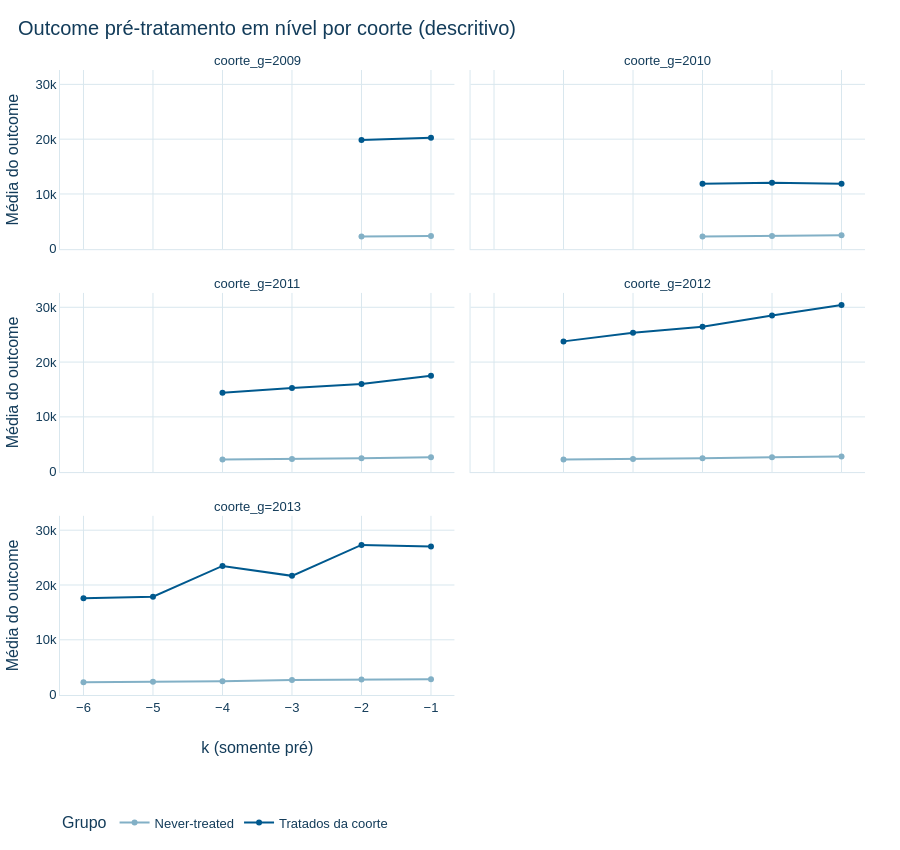
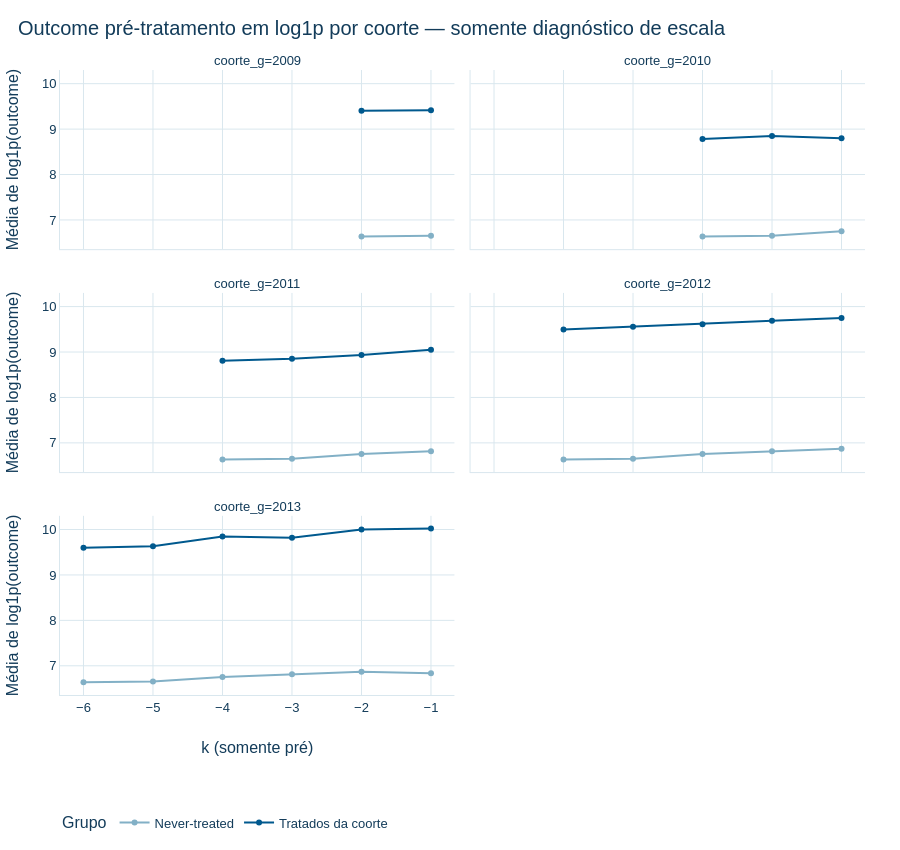

The notebook cell these images were saved under, in order:
### Code cell
plot_pre = resumos_nivel.assign(
    grupo_rotulo=resumos_nivel["grupo"].map(
        {"TRATADOS_COORTE": "Tratados da coorte", "CONTROLES_NEVER_TREATED": "Never-treated"}
    )
)
fig = px.line(
    plot_pre,
    x="tempo_relativo_pre",
    y="media",
    color="grupo_rotulo",
    facet_col="coorte_g",
    facet_col_wrap=2,
    markers=True,
    color_discrete_map={"Tratados da coorte": CORES_IPT["AZUL_PRINCIPAL"], "Never-treated": CORES_IPT["AZUL_CLARO"]},
    labels={"tempo_relativo_pre": "k (somente pré)", "media": "Média do outcome", "grupo_rotulo": "Grupo"},
    title="Outcome pré-tratamento em nível por coorte (descritivo)",
    height=850,
)
salvar_figura(fig, "d17_03_outcome_pre_nivel_coortes")
fig.show()

plot_log = resumos_log.assign(
    grupo_rotulo=resumos_log["grupo"].map(
        {"TRATADOS_COORTE": "Tratados da coorte", "CONTROLES_NEVER_TREATED": "Never-treated"}
    )
)
fig = px.line(
    plot_log,
    x="tempo_relativo_pre",
    y="media",
    color="grupo_rotulo",
    facet_col="coorte_g",
    facet_col_wrap=2,
    markers=True,
    color_discrete_map={"Tratados da coorte": CORES_IPT["AZUL_PRINCIPAL"], "Never-treated": CORES_IPT["AZUL_CLARO"]},
    labels={"tempo_relativo_pre": "k (somente pré)", "media": "Média de log1p(outcome)", "grupo_rotulo": "Grupo"},
    title="Outcome pré-tratamento em log1p por coorte — somente diagnóstico de escala",
    height=850,
)
salvar_figura(fig, "d17_04_outcome_pre_log_coortes")
fig.show()

### Figure 1 — Plotly figure (JSON) as saved in the notebook; plotly's stock layout.template omitted (floating-point values rounded to 4 significant figures)
{"data": [{"hovertemplate": "Grupo=Never-treated<br>coorte_g=2009<br>k (somente pré)=%{x}<br>Média do outcome=%{y}<extra></extra>", "legendgroup": "Never-treated", "line": {"color": "#82B0C6", "dash": "solid"}, "marker": {"symbol": "circle"}, "mode": "lines+markers", "name": "Never-treated", "orientation": "v", "showlegend": true, "type": "scatter", "x": [-2, -1], "xaxis": "x5", "y": [2246.0, 2322.0], "yaxis": "y5"}, {"hovertemplate": "Grupo=Never-treated<br>coorte_g=2010<br>k (somente pré)=%{x}<br>Média do outcome=%{y}<extra></extra>", "legendgroup": "Never-treated", "line": {"color": "#82B0C6", "dash": "solid"}, "marker": {"symbol": "circle"}, "mode": "lines+markers", "name": "Never-treated", "orientation": "v", "showlegend": false, "type": "scatter", "x": [-3, -2, -1], "xaxis": "x6", "y": [2246.0, 2322.0, 2450.0], "yaxis": "y6"}, {"hovertemplate": "Grupo=Never-treated<br>coorte_g=2011<br>k (somente pré)=%{x}<br>Média do outcome=%{y}<extra></extra>", "legendgroup": "Never-treated", "line": {"color": "#82B0C6", "dash": "solid"}, "marker": {"symbol": "circle"}, "mode": "lines+markers", "name": "Never-treated", "orientation": "v", "showlegend": false, "type": "scatter", "x": [-4, -3, -2, -1], "xaxis": "x3", "y": [2246.0, 2322.0, 2450.0, 2642.0], "yaxis": "y3"}, {"hovertemplate": "Grupo=Never-treated<br>coorte_g=2012<br>k (somente pré)=%{x}<br>Média do outcome=%{y}<extra></extra>", "legendgroup": "Never-treated", "line": {"color": "#82B0C6", "dash": "solid"}, "marker": {"symbol": "circle"}, "mode": "lines+markers", "name": "Never-treated", "orientation": "v", "showlegend": false, "type": "scatter", "x": [-5, -4, -3, -2, -1], "xaxis": "x4", "y": [2246.0, 2322.0, 2450.0, 2642.0, 2764.0], "yaxis": "y4"}, {"hovertemplate": "Grupo=Never-treated<br>coorte_g=2013<br>k (somente pré)=%{x}<br>Média do outcome=%{y}<extra></extra>", "legendgroup": "Never-treated", "line": {"color": "#82B0C6", "dash": "solid"}, "marker": {"symbol": "circle"}, "mode": "lines+markers", "name": "Never-treated", "orientation": "v", "showlegend": false, "type": "scatter", "x": [-6, -5, -4, -3, -2, -1], "xaxis": "x", "y": [2246.0, 2322.0, 2450.0, 2642.0, 2764.0, 2800.0], "yaxis": "y"}, {"hovertemplate": "Grupo=Tratados da coorte<br>coorte_g=2009<br>k (somente pré)=%{x}<br>Média do outcome=%{y}<extra></extra>", "legendgroup": "Tratados da coorte", "line": {"color": "#00598E", "dash": "solid"}, "marker": {"symbol": "circle"}, "mode": "lines+markers", "name": "Tratados da coorte", "orientation": "v", "showlegend": true, "type": "scatter", "x": [-2, -1], "xaxis": "x5", "y": [19860.0, 20240.0], "yaxis": "y5"}, {"hovertemplate": "Grupo=Tratados da coorte<br>coorte_g=2010<br>k (somente pré)=%{x}<br>Média do outcome=%{y}<extra></extra>", "legendgroup": "Tratados da coorte", "line": {"color": "#00598E", "dash": "solid"}, "marker": {"symbol": "circle"}, "mode": "lines+markers", "name": "Tratados da coorte", "orientation": "v", "showlegend": false, "type": "scatter", "x": [-3, -2, -1], "xaxis": "x6", "y": [11840.0, 12030.0, 11880.0], "yaxis": "y6"}, {"hovertemplate": "Grupo=Tratados da coorte<br>coorte_g=2011<br>k (somente pré)=%{x}<br>Média do outcome=%{y}<extra></extra>", "legendgroup": "Tratados da coorte", "line": {"color": "#00598E", "dash": "solid"}, "marker": {"symbol": "circle"}, "mode": "lines+markers", "name": "Tratados da coorte", "orientation": "v", "showlegend": false, "type": "scatter", "x": [-4, -3, -2, -1], "xaxis": "x3", "y": [14390.0, 15280.0, 16010.0, 17510.0], "yaxis": "y3"}, {"hovertemplate": "Grupo=Tratados da coorte<br>coorte_g=2012<br>k (somente pré)=%{x}<br>Média do outcome=%{y}<extra></extra>", "legendgroup": "Tratados da coorte", "line": {"color": "#00598E", "dash": "solid"}, "marker": {"symbol": "circle"}, "mode": "lines+markers", "name": "Tratados da coorte", "orientation": "v", "showlegend": false, "type": "scatter", "x": [-5, -4, -3, -2, -1], "xaxis": "x4", "y": [23780.0, 25370.0, 26440.0, 28500.0, 30400.0], "yaxis": "y4"}, {"hovertemplate": "Grupo=Tratados da coorte<br>coorte_g=2013<br>k (somente pré)=%{x}<br>Média do outcome=%{y}<extra></extra>", "legendgroup": "Tratados da coorte", "line": {"color": "#00598E", "dash": "solid"}, "marker": {"symbol": "circle"}, "mode": "lines+markers", "name": "Tratados da coorte", "orientation": "v", "showlegend": false, "type": "scatter", "x": [-6, -5, -4, -3, -2, -1], "xaxis": "x", "y": [17590.0, 17870.0, 23480.0, 21670.0, 27320.0, 27020.0], "yaxis": "y"}], "layout": {"annotations": [{"font": {}, "showarrow": false, "text": "coorte_g=2013", "x": 0.245, "xanchor": "center", "xref": "paper", "y": 0.2867, "yanchor": "bottom", "yref": "paper"}, {"font": {}, "showarrow": false, "text": "coorte_g=2011", "x": 0.245, "xanchor": "center", "xref": "paper", "y": 0.6433, "yanchor": "bottom", "yref": "paper"}, {"font": {}, "showarrow": false, "text": "coorte_g=2012", "x": 0.755, "xanchor": "center", "xref": "paper", "y": 0.6433, "yanchor": "bottom", "yref": "paper"}, {"font": {}, "showarrow": false, "text": "coorte_g=2009", "x": 0.245, "xanchor": "center", "xref": "paper", "y": 1.0, "yanchor": "bottom", "yref": "paper"}, {"font": {}, "showarrow": false, "text": "coorte_g=2010", "x": 0.755, "xanchor": "center", "xref": "paper", "y": 1.0, "yanchor": "bottom", "yref": "paper"}], "font": {"color": "#133C5A", "family": "Arial", "size": 13}, "height": 850, "legend": {"title": {"text": "Grupo"}, "tracegroupgap": 0}, "paper_bgcolor": "#FFFFFF", "plot_bgcolor": "#FFFFFF", "title": {"text": "Outcome pré-tratamento em nível por coorte (descritivo)"}, "xaxis": {"anchor": "y", "domain": [0.0, 0.49], "title": {"text": "k (somente pré)"}}, "xaxis2": {"anchor": "y2", "domain": [0.51, 1.0], "matches": "x", "title": {"text": "k (somente pré)"}}, "xaxis3": {"anchor": "y3", "domain": [0.0, 0.49], "matches": "x", "showticklabels": false}, "xaxis4": {"anchor": "y4", "domain": [0.51, 1.0], "matches": "x", "showticklabels": false}, "xaxis5": {"anchor": "y5", "domain": [0.0, 0.49], "matches": "x", "showticklabels": false}, "xaxis6": {"anchor": "y6", "domain": [0.51, 1.0], "matches": "x", "showticklabels": false}, "yaxis": {"anchor": "x", "domain": [0.0, 0.2867], "title": {"text": "Média do outcome"}}, "yaxis2": {"anchor": "x2", "domain": [0.0, 0.2867], "matches": "y", "showticklabels": false}, "yaxis3": {"anchor": "x3", "domain": [0.3567, 0.6433], "matches": "y", "title": {"text": "Média do outcome"}}, "yaxis4": {"anchor": "x4", "domain": [0.3567, 0.6433], "matches": "y", "showticklabels": false}, "yaxis5": {"anchor": "x5", "domain": [0.7133, 1.0], "matches": "y", "title": {"text": "Média do outcome"}}, "yaxis6": {"anchor": "x6", "domain": [0.7133, 1.0], "matches": "y", "showticklabels": false}}}

### Figure 2 — Plotly figure (JSON) as saved in the notebook; plotly's stock layout.template omitted (floating-point values rounded to 4 significant figures)
{"data": [{"hovertemplate": "Grupo=Never-treated<br>coorte_g=2009<br>k (somente pré)=%{x}<br>Média de log1p(outcome)=%{y}<extra></extra>", "legendgroup": "Never-treated", "line": {"color": "#82B0C6", "dash": "solid"}, "marker": {"symbol": "circle"}, "mode": "lines+markers", "name": "Never-treated", "orientation": "v", "showlegend": true, "type": "scatter", "x": [-2, -1], "xaxis": "x5", "y": [6.637, 6.653], "yaxis": "y5"}, {"hovertemplate": "Grupo=Never-treated<br>coorte_g=2010<br>k (somente pré)=%{x}<br>Média de log1p(outcome)=%{y}<extra></extra>", "legendgroup": "Never-treated", "line": {"color": "#82B0C6", "dash": "solid"}, "marker": {"symbol": "circle"}, "mode": "lines+markers", "name": "Never-treated", "orientation": "v", "showlegend": false, "type": "scatter", "x": [-3, -2, -1], "xaxis": "x6", "y": [6.637, 6.653, 6.754], "yaxis": "y6"}, {"hovertemplate": "Grupo=Never-treated<br>coorte_g=2011<br>k (somente pré)=%{x}<br>Média de log1p(outcome)=%{y}<extra></extra>", "legendgroup": "Never-treated", "line": {"color": "#82B0C6", "dash": "solid"}, "marker": {"symbol": "circle"}, "mode": "lines+markers", "name": "Never-treated", "orientation": "v", "showlegend": false, "type": "scatter", "x": [-4, -3, -2, -1], "xaxis": "x3", "y": [6.637, 6.653, 6.754, 6.814], "yaxis": "y3"}, {"hovertemplate": "Grupo=Never-treated<br>coorte_g=2012<br>k (somente pré)=%{x}<br>Média de log1p(outcome)=%{y}<extra></extra>", "legendgroup": "Never-treated", "line": {"color": "#82B0C6", "dash": "solid"}, "marker": {"symbol": "circle"}, "mode": "lines+markers", "name": "Never-treated", "orientation": "v", "showlegend": false, "type": "scatter", "x": [-5, -4, -3, -2, -1], "xaxis": "x4", "y": [6.637, 6.653, 6.754, 6.814, 6.87], "yaxis": "y4"}, {"hovertemplate": "Grupo=Never-treated<br>coorte_g=2013<br>k (somente pré)=%{x}<br>Média de log1p(outcome)=%{y}<extra></extra>", "legendgroup": "Never-treated", "line": {"color": "#82B0C6", "dash": "solid"}, "marker": {"symbol": "circle"}, "mode": "lines+markers", "name": "Never-treated", "orientation": "v", "showlegend": false, "type": "scatter", "x": [-6, -5, -4, -3, -2, -1], "xaxis": "x", "y": [6.637, 6.653, 6.754, 6.814, 6.87, 6.834], "yaxis": "y"}, {"hovertemplate": "Grupo=Tratados da coorte<br>coorte_g=2009<br>k (somente pré)=%{x}<br>Média de log1p(outcome)=%{y}<extra></extra>", "legendgroup": "Tratados da coorte", "line": {"color": "#00598E", "dash": "solid"}, "marker": {"symbol": "circle"}, "mode": "lines+markers", "name": "Tratados da coorte", "orientation": "v", "showlegend": true, "type": "scatter", "x": [-2, -1], "xaxis": "x5", "y": [9.404, 9.412], "yaxis": "y5"}, {"hovertemplate": "Grupo=Tratados da coorte<br>coorte_g=2010<br>k (somente pré)=%{x}<br>Média de log1p(outcome)=%{y}<extra></extra>", "legendgroup": "Tratados da coorte", "line": {"color": "#00598E", "dash": "solid"}, "marker": {"symbol": "circle"}, "mode": "lines+markers", "name": "Tratados da coorte", "orientation": "v", "showlegend": false, "type": "scatter", "x": [-3, -2, -1], "xaxis": "x6", "y": [8.784, 8.847, 8.801], "yaxis": "y6"}, {"hovertemplate": "Grupo=Tratados da coorte<br>coorte_g=2011<br>k (somente pré)=%{x}<br>Média de log1p(outcome)=%{y}<extra></extra>", "legendgroup": "Tratados da coorte", "line": {"color": "#00598E", "dash": "solid"}, "marker": {"symbol": "circle"}, "mode": "lines+markers", "name": "Tratados da coorte", "orientation": "v", "showlegend": false, "type": "scatter", "x": [-4, -3, -2, -1], "xaxis": "x3", "y": [8.81, 8.851, 8.932, 9.051], "yaxis": "y3"}, {"hovertemplate": "Grupo=Tratados da coorte<br>coorte_g=2012<br>k (somente pré)=%{x}<br>Média de log1p(outcome)=%{y}<extra></extra>", "legendgroup": "Tratados da coorte", "line": {"color": "#00598E", "dash": "solid"}, "marker": {"symbol": "circle"}, "mode": "lines+markers", "name": "Tratados da coorte", "orientation": "v", "showlegend": false, "type": "scatter", "x": [-5, -4, -3, -2, -1], "xaxis": "x4", "y": [9.498, 9.559, 9.61, 9.687, 9.75], "yaxis": "y4"}, {"hovertemplate": "Grupo=Tratados da coorte<br>coorte_g=2013<br>k (somente pré)=%{x}<br>Média de log1p(outcome)=%{y}<extra></extra>", "legendgroup": "Tratados da coorte", "line": {"color": "#00598E", "dash": "solid"}, "marker": {"symbol": "circle"}, "mode": "lines+markers", "name": "Tratados da coorte", "orientation": "v", "showlegend": false, "type": "scatter", "x": [-6, -5, -4, -3, -2, -1], "xaxis": "x", "y": [9.6, 9.632, 9.844, 9.82, 9.999, 10.02], "yaxis": "y"}], "layout": {"annotations": [{"font": {}, "showarrow": false, "text": "coorte_g=2013", "x": 0.245, "xanchor": "center", "xref": "paper", "y": 0.2867, "yanchor": "bottom", "yref": "paper"}, {"font": {}, "showarrow": false, "text": "coorte_g=2011", "x": 0.245, "xanchor": "center", "xref": "paper", "y": 0.6433, "yanchor": "bottom", "yref": "paper"}, {"font": {}, "showarrow": false, "text": "coorte_g=2012", "x": 0.755, "xanchor": "center", "xref": "paper", "y": 0.6433, "yanchor": "bottom", "yref": "paper"}, {"font": {}, "showarrow": false, "text": "coorte_g=2009", "x": 0.245, "xanchor": "center", "xref": "paper", "y": 1.0, "yanchor": "bottom", "yref": "paper"}, {"font": {}, "showarrow": false, "text": "coorte_g=2010", "x": 0.755, "xanchor": "center", "xref": "paper", "y": 1.0, "yanchor": "bottom", "yref": "paper"}], "font": {"color": "#133C5A", "family": "Arial", "size": 13}, "height": 850, "legend": {"title": {"text": "Grupo"}, "tracegroupgap": 0}, "paper_bgcolor": "#FFFFFF", "plot_bgcolor": "#FFFFFF", "title": {"text": "Outcome pré-tratamento em log1p por coorte — somente diagnóstico de escala"}, "xaxis": {"anchor": "y", "domain": [0.0, 0.49], "title": {"text": "k (somente pré)"}}, "xaxis2": {"anchor": "y2", "domain": [0.51, 1.0], "matches": "x", "title": {"text": "k (somente pré)"}}, "xaxis3": {"anchor": "y3", "domain": [0.0, 0.49], "matches": "x", "showticklabels": false}, "xaxis4": {"anchor": "y4", "domain": [0.51, 1.0], "matches": "x", "showticklabels": false}, "xaxis5": {"anchor": "y5", "domain": [0.0, 0.49], "matches": "x", "showticklabels": false}, "xaxis6": {"anchor": "y6", "domain": [0.51, 1.0], "matches": "x", "showticklabels": false}, "yaxis": {"anchor": "x", "domain": [0.0, 0.2867], "title": {"text": "Média de log1p(outcome)"}}, "yaxis2": {"anchor": "x2", "domain": [0.0, 0.2867], "matches": "y", "showticklabels": false}, "yaxis3": {"anchor": "x3", "domain": [0.3567, 0.6433], "matches": "y", "title": {"text": "Média de log1p(outcome)"}}, "yaxis4": {"anchor": "x4", "domain": [0.3567, 0.6433], "matches": "y", "showticklabels": false}, "yaxis5": {"anchor": "x5", "domain": [0.7133, 1.0], "matches": "y", "title": {"text": "Média de log1p(outcome)"}}, "yaxis6": {"anchor": "x6", "domain": [0.7133, 1.0], "matches": "y", "showticklabels": false}}}
